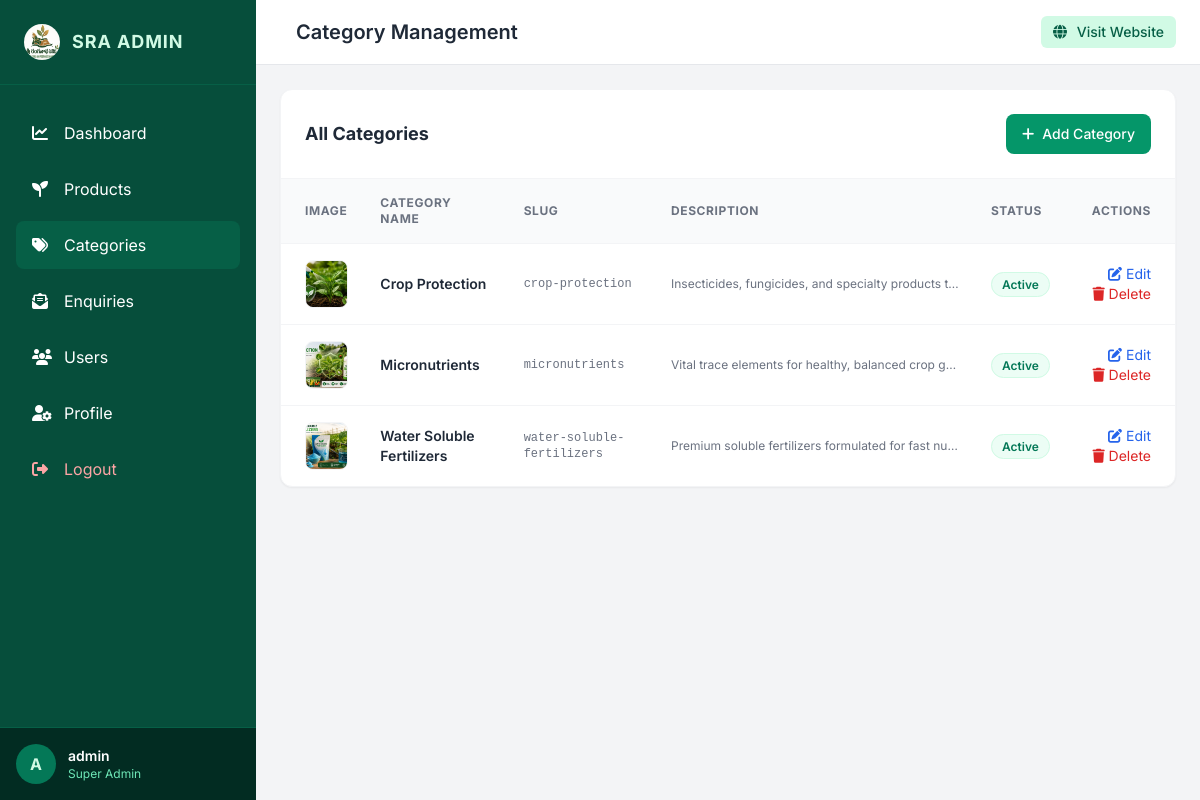
Page /dashboard/categories/ (signed in) on the earlier database version.
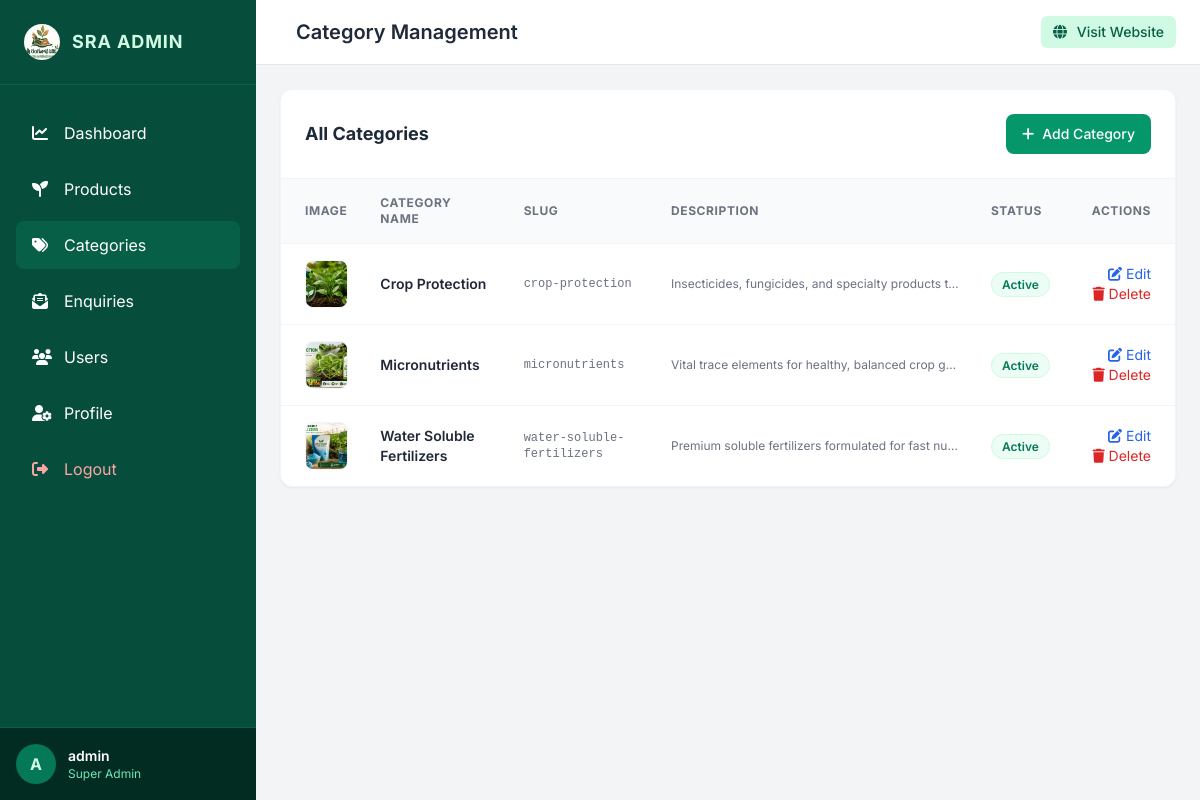
Same page on the later database version.
### categories/models.py (models this page shows, shortened)
class Category(models.Model):
    name = models.CharField(max_length=100, unique=True)
    slug = models.SlugField(max_length=120, unique=True, blank=True)
    description = models.TextField(blank=True, null=True)
    image = models.ImageField(upload_to='categories/', blank=True, null=True)
    is_active = models.BooleanField(default=True)
    created_at = models.DateTimeField(auto_now_add=True)
    updated_at = models.DateTimeField(auto_now=True)
    class Meta:
        verbose_name_plural = "Categories"
        ordering = ['name']

### dashboard/views.py (the view)
        def wrapped_view(request, *args, **kwargs):
            if not request.user.is_authenticated:
                return redirect('login')
            if request.user.role in allowed_roles or request.user.is_superuser:
                return view_func(request, *args, **kwargs)
            messages.error(request, "You do not have permission to access this page.")
            return redirect('dashboard_home')

### categories/views.py (called while the page is built)
@login_required
@role_required(['super_admin', 'admin'])
def category_list(request):
    categories = Category.objects.all()
    return render(request, 'dashboard/categories/list.html', {'categories': categories})

### dashboard/views.py (called while the page is built)
def role_required(allowed_roles):
    def decorator(view_func):
        def wrapped_view(request, *args, **kwargs):
            if not request.user.is_authenticated:
                return redirect('login')
            if request.user.role in allowed_roles or request.user.is_superuser:
                return view_func(request, *args, **kwargs)
            messages.error(request, "You do not have permission to access this page.")
            return redirect('dashboard_home')
        return wrapped_view
    return decorator

### templates/dashboard/categories/list.html (shortened to what this page needs)
{% extends 'dashboard/base.html' %}
{% block header_title %}Category Management{% endblock %}
{% block content %}
<div class="bg-white rounded-xl shadow-sm border border-gray-100 overflow-hidden">
  <div class="p-6 border-b border-gray-100 flex items-center justify-between flex-wrap gap-4">
    <h3 class="text-lg font-bold text-gray-800">All Categories</h3>
    <a href="{% url 'category_add' %}" class="bg-emerald-600 hover:bg-emerald-700 text-white text-sm font-medium px-4 py-2.5 rounded-lg transition-colors flex items-center">
      <i class="fa-solid fa-plus mr-2"></i> Add Category
    </a>
  </div>
  <div class="overflow-x-auto">
    <table class="w-full text-left border-collapse">
      <thead>
        <tr class="bg-gray-50 border-b border-gray-100 text-xs font-semibold text-gray-500 uppercase tracking-wider">
          <th class="p-4 pl-6">Image</th>
          <th class="p-4">Category Name</th>
          <th class="p-4">Slug</th>
          <th class="p-4">Description</th>
          <th class="p-4">Status</th>
          <th class="p-4 pr-6 text-right">Actions</th>
        </tr>
      </thead>
      <tbody class="divide-y divide-gray-100 text-sm text-gray-700">
        {% for cat in categories %}
          <tr class="hover:bg-gray-50 transition-colors">
            <td class="p-4 pl-6">
              {% if cat.image %}
                <img src="{{ cat.image.url }}" alt="{{ cat.name }}" class="w-12 h-12 object-cover rounded-lg border border-gray-100" loading="lazy" width="800" height="600">
              {% else %}
                <div class="w-12 h-12 bg-gray-100 rounded-lg flex items-center justify-center text-gray-400">
                  <i class="fa-solid fa-image"></i>
                </div>
              {% endif %}
            </td>
            <td class="p-4 font-semibold text-gray-800">{{ cat.name }}</td>
            <td class="p-4 text-xs text-gray-500 font-mono">{{ cat.slug }}</td>
            <td class="p-4 text-xs text-gray-500 max-w-xs truncate">{{ cat.description|default:"No description" }}</td>
            <td class="p-4">
              <span class="px-2.5 py-1 rounded-full text-xs font-semibold {% if cat.is_active %}bg-emerald-50 text-emerald-700 border border-emerald-100{% else %}bg-gray-100 text-gray-600{% endif %}">
                {{ cat.is_active|yesno:"Active,Inactive" }}
              </span>
            </td>
            <td class="p-4 pr-6 text-right space-x-2">
              <a href="{% url 'category_edit' cat.id %}" class="text-blue-600 hover:text-blue-900 transition-colors inline-block"><i class="fa-solid fa-pen-to-square"></i> Edit</a>
              <a href="{% url 'category_delete' cat.id %}" onclick="return confirm('Are you sure you want to delete this category? All associated products will be deleted.')" class="text-red-600 hover:text-red-900 transition-colors inline-block"><i class="fa-solid fa-trash"></i> Delete</a>
            </td>
          </tr>
        {% empty %}
          <tr>
            <td colspan="6" class="p-8 text-center text-gray-500">No categories found. Create a category to start adding products.</td>
          </tr>
        {% endfor %}
      </tbody>
    </table>
  </div>
</div>
{% endblock %}

Differences in the rows shown:
changed Category "Crop Protection": image: a different picture
changed Category "Micronutrients": image: a different picture
changed Category "Water Soluble Fertilizers": image: a different picture
